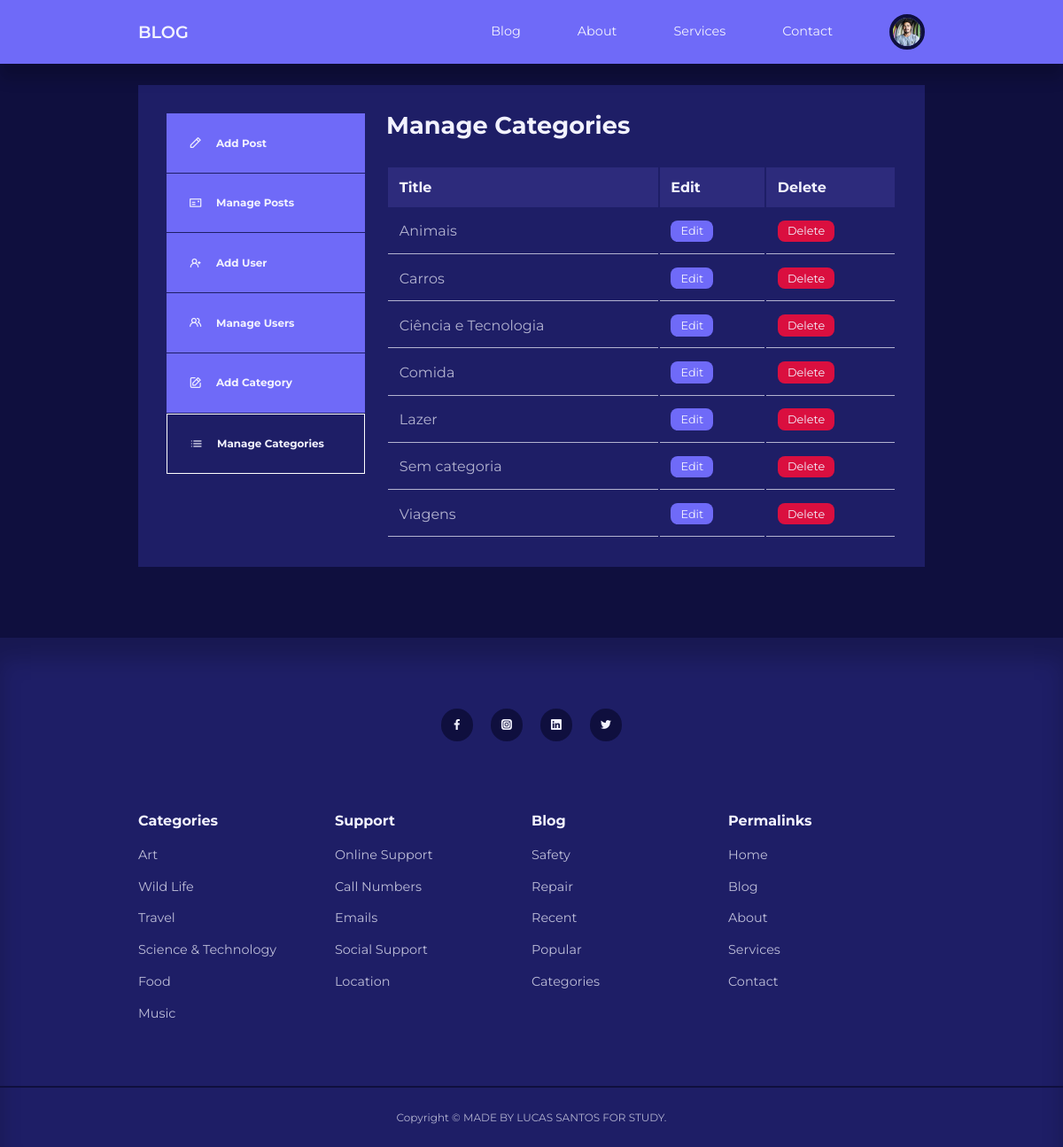
Page /admin/manage-categories.php (signed in) on the committed database.
### tables this page shows
CREATE TABLE `users` (
  `id` int(11) UNSIGNED NOT NULL,
  `firstname` varchar(50) NOT NULL,
  `lastname` varchar(50) NOT NULL,
  `username` varchar(50) NOT NULL,
  `email` varchar(100) NOT NULL,
  `password` varchar(255) NOT NULL,
  `avatar` varchar(255) NOT NULL,
  `is_admin` tinyint(1) NOT NULL
);

CREATE TABLE `categories` (
  `id` int(11) UNSIGNED NOT NULL,
  `title` varchar(50) NOT NULL,
  `description` text NOT NULL
);

### admin/partials/header.php (called while the page is built, shortened)
<?php
require '../partials/header.php';
?>

### admin/manage-categories.php (the view, shortened to what this page needs)
<?php
include './partials/header.php';
$query = "SELECT * FROM categories ORDER BY title";
$categories = mysqli_query($connection, $query);
?>
<section class="dashboard">
        <div class="container dashboard__container">
            <aside>
                <ul>
                    <li>
                        <a href="add-post.php"><i class="uil uil-pen"></i>
                            <h5>Add Post</h5>
                        </a>
                    </li>
                    <li>
                        <a href="index.php"><i class="uil uil-postcard"></i>
                            <h5>Manage Posts</h5>
                        </a>
                    </li>
                    <?php if(isset($_SESSION['user_is_admin'])) : ?>
                    <li>
                        <a href="add-user.php"><i class="uil uil-user-plus"></i>
                            <h5>Add User</h5>
                        </a>
                    </li>
                    <li>
                        <a href="manage-user.php"><i class="uil uil-users-alt"></i>
                            <h5>Manage Users</h5>
                        </a>
                    </li>
                    <li>
                        <a href="add-category.php"><i class="uil uil-edit"></i>
                            <h5>Add Category</h5>
                        </a>
                    </li>
                    <li>
                        <a href="manage-categories.php" class="active"><i class="uil uil-list-ul"></i>
                            <h5>Manage Categories</h5>
                        </a>
                    </li>
                    <?php endif ?>
                </ul>
            </aside>
            <main>
                <h2>Manage Categories</h2>
                <?php if(mysqli_num_rows($categories) > 0) : ?>
                <table>
                    <thead>
                        <tr>
                            <th>Title</th>
                            <th>Edit</th>
                            <th>Delete</th>
                        </tr>
                    </thead>
                    <tbody>
                        <?php while($category = mysqli_fetch_assoc($categories)) : ?>
                        <tr>
                            <td><?= $category['title'] ?></td>
                            <td><a href="<?= ROOT_URL ?>admin/edit-category.php?id=<?= $category['id'] ?>" class="btn sm">Edit</a></td>
                            <td><a href="<?= ROOT_URL ?>admin/delete-category.php?id=<?= $category['id'] ?>" class="btn sm danger">Delete</a></td>
                        </tr>
                        <?php endwhile ?>
                    </tbody>
                </table>
                <?php else : ?>
                    <div class="alert_message error"><?= "No categories found" ?></div>
                <?php endif ?>
            </main>
        </div>
    </section>
<?php
include '../partials/footer.php'
?>

### partials/header.php (shortened to what this page needs)
<?php
require 'config/database.php';
if(isset($_SESSION['user-id'])) {
    $id = filter_var($_SESSION['user-id'], FILTER_SANITIZE_NUMBER_INT);
    $query = "SELECT avatar FROM users WHERE id=$id";
    $result = mysqli_query($connection, $query);
    $avatar = mysqli_fetch_assoc($result);
}
?>
<!DOCTYPE php>
<php lang="en">
<head>
    <link rel="stylesheet" href="<?= ROOT_URL ?>./css/style.css">
    <link rel="stylesheet" href="https://unicons.iconscout.com/release/v4.0.0/css/line.css">
</head>
<body>
    <nav>
        <div class="container nav__container">
            <a href="<?= ROOT_URL ?>index.php" class="nav__logo">BLOG</a>
            <ul class="nav__items">
                <li><a href="<?= ROOT_URL ?>blog.php">Blog</a></li>
                <li><a href="<?= ROOT_URL ?>about.php">About</a></li>
                <li><a href="<?= ROOT_URL ?>services.php">Services</a></li>
                <li><a href="<?= ROOT_URL ?>contact.php">Contact</a></li>
                <?php if(isset($_SESSION['user-id'])) : ?>
                    <li class="nav__profile">
                    <div class="avatar">
                        <img src="<?= ROOT_URL . 'images/' . $avatar['avatar'] ?>">
                    </div>
                </li>
                <?php else : ?>
                <li><a href="<?= ROOT_URL ?>signin.php">Sign In</a></li>
                <?php endif ?>
            </ul>
        </div>
    </nav>

### css/style.css (style rules this page uses)
* { margin: 0; padding: 0; outline: 0; border: 0; appearance: 0; list-style: none; text-decoration: none; box-sizing: border-box; }
body { font-family: 'Montserrat', sans-serif; line-height: 1.6; color: var(--color-gray-200); overflow-x: hidden; background: var(--color-bg); font-size: 0.9rem; }
.container { width: var(--container-width-lg); max-width: 1800px; margin-inline: auto; }
section { margin-top: 3rem; width: 100vw; }
h1, h2, h3, h4, h5 { color: var(--color-white); line-height: 1.3; }
h2 { font-size: 1.7rem; margin: 1rem 0; }
a { color: var(--color-white); transition: var(--transition); }
img { display: block; width: 100%; object-fit: cover; }
nav { background: var(--color-primary); width: 100vw; height: 4.5rem; position: fixed; top: 0; z-index: 10; box-shadow: 0 1rem 1rem rgba(0, 0, 0, 0.2); }
.nav__container { height: 100%; display: flex; align-items: center; justify-content: space-between; }
.avatar { width: 2.5rem; height: 2.5rem; border-radius: 50%; overflow: hidden; border: 0.3rem solid var(--color-bg); }
.nav__logo { font-weight: 600; font-size: 1.2rem; }
.nav__items { display: flex; align-items: center; gap: 4rem; }
.nav__profile { position: relative; cursor: pointer; }
.btn { display: inline-block; width: fit-content; padding: 0.6rem 1.2rem; background: var(--color-primary); border-radius: var(--card-border-radius-2); cursor: pointer; transition: var(--transition); color: var(--color-white); }
.btn.sm { padding: 0.3rem 0.7rem; font-size: 0.8rem; }
.btn.danger { background: var(--color-red); }
.dashboard { margin-top: 6rem; }
.dashboard__container { display: grid; grid-template-columns: 14rem auto; gap: 1; background: var(--color-gray-900); padding: 2rem; margin-bottom: 5rem; }
.dashboard aside a { background-color: var(--color-primary); display: flex; gap: 1rem; align-items: center; padding: 1.6rem; }
.dashboard aside:not(:last-child) a { border-bottom: 1px solid var(--color-gray-900); }
.dashboard aside a.active { background: var(--color-gray-900); border: 1px solid white; }
.dashboard main { margin-left: 1.5rem; }
.dashboard main h2 { margin: 0 0 2rem 0; line-height: 1; }
.dashboard main table { width: 100%; text-align: left; }
.dashboard main table th { background: var(--color-gray-700); padding: 0.8rem; color: var(--color-white); }
.dashboard main table td { padding: 0.8rem; border-bottom: 1px solid var(--color-gray-200); }

### rows in the picture
users: avatar (picture)
categories: title "Animais"
categories: title "Carros"
categories: title "Ciência e Tecnologia"
categories: title "Comida"
categories: title "Lazer"
categories: title "Sem categoria"
categories: title "Viagens"
